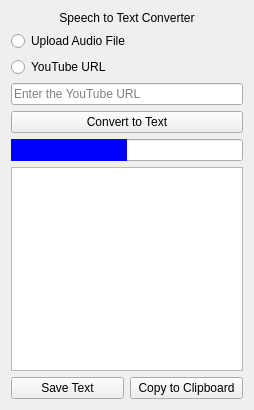
<?xml version="1.0" encoding="UTF-8"?>
<ui version="4.0">
 <class>centralWidget</class>
 <widget class="QWidget" name="centralWidget">
  <property name="geometry">
   <rect>
    <x>0</x>
    <y>0</y>
    <width>254</width>
    <height>410</height>
   </rect>
  </property>
  <layout class="QVBoxLayout" name="verticalLayout">
   <item>
    <widget class="QLabel" name="titleLabel">
     <property name="text">
      <string>Speech to Text Converter</string>
     </property>
     <property name="alignment">
      <set>Qt::AlignCenter</set>
     </property>
    </widget>
   </item>
   <item>
    <widget class="QRadioButton" name="FileRadio">
     <property name="text">
      <string>Upload Audio File</string>
     </property>
    </widget>
   </item>
   <item>
    <widget class="QRadioButton" name="YoutubeRadio">
     <property name="text">
      <string>YouTube URL</string>
     </property>
    </widget>
   </item>
   <item>
    <widget class="QLineEdit" name="inputField">
     <property name="placeholderText">
      <string>Enter the YouTube URL</string>
     </property>
    </widget>
   </item>
   <item>
    <widget class="QPushButton" name="convertButton">
     <property name="text">
      <string>Convert to Text</string>
     </property>
    </widget>
   </item>
   <item>
    <widget class="QProgressBar" name="progressBar">
     <property name="styleSheet">
      <string notr="true">QProgressBar::chunk { background: rgb(0, 0, 255); }</string>
     </property>
     <property name="maximum">
      <number>0</number>
     </property>
     <property name="value">
      <number>0</number>
     </property>
    </widget>
   </item>
   <item>
    <widget class="QTextEdit" name="outputText"/>
   </item>
   <item>
    <layout class="QHBoxLayout" name="buttonLayout">
     <item>
      <widget class="QPushButton" name="saveButton">
       <property name="text">
        <string>Save Text</string>
       </property>
      </widget>
     </item>
     <item>
      <widget class="QPushButton" name="copyButton">
       <property name="text">
        <string>Copy to Clipboard</string>
       </property>
      </widget>
     </item>
    </layout>
   </item>
  </layout>
 </widget>
 <resources/>
 <connections/>
</ui>
